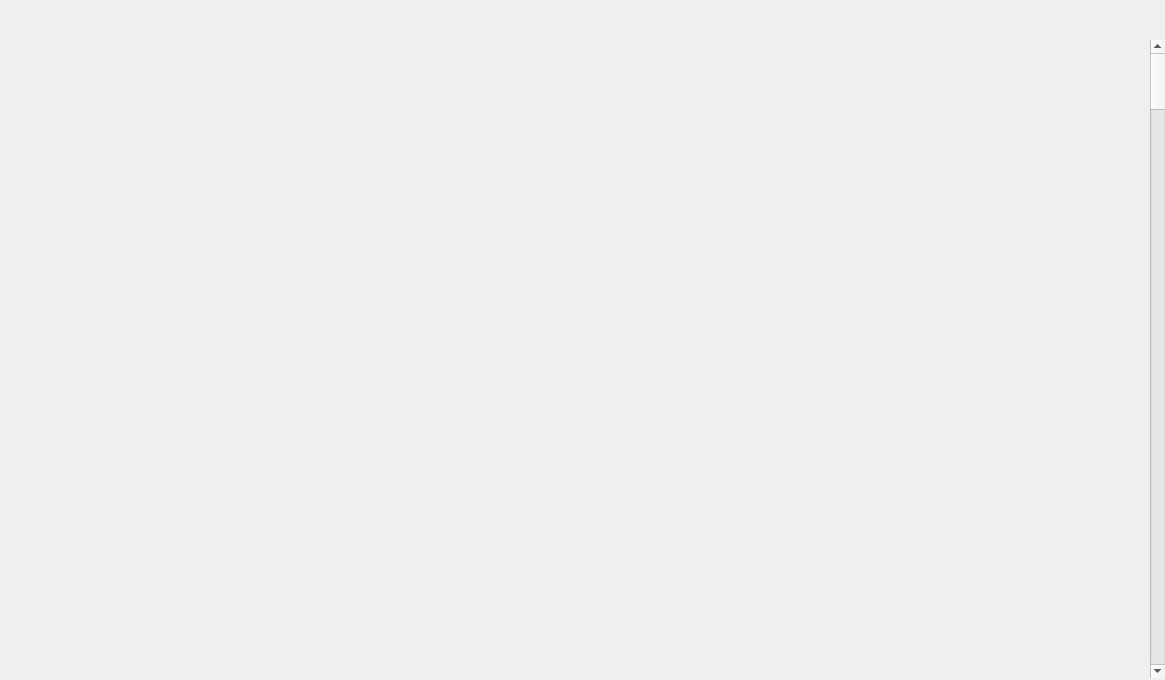
<?xml version="1.0" encoding="UTF-8"?>
<ui version="4.0">
 <class>plotWidget</class>
 <widget class="QWidget" name="plotWidget">
  <property name="geometry">
   <rect>
    <x>0</x>
    <y>0</y>
    <width>1165</width>
    <height>680</height>
   </rect>
  </property>
  <property name="windowTitle">
   <string>Plot</string>
  </property>
  <widget class="QWidget" name="mainWidget" native="true">
   <property name="geometry">
    <rect>
     <x>0</x>
     <y>0</y>
     <width>1150</width>
     <height>680</height>
    </rect>
   </property>
  </widget>
  <widget class="QScrollBar" name="vScrollBar">
   <property name="geometry">
    <rect>
     <x>1150</x>
     <y>40</y>
     <width>15</width>
     <height>638</height>
    </rect>
   </property>
   <property name="focusPolicy">
    <enum>Qt::WheelFocus</enum>
   </property>
   <property name="orientation">
    <enum>Qt::Vertical</enum>
   </property>
  </widget>
 </widget>
 <resources/>
 <connections/>
</ui>
